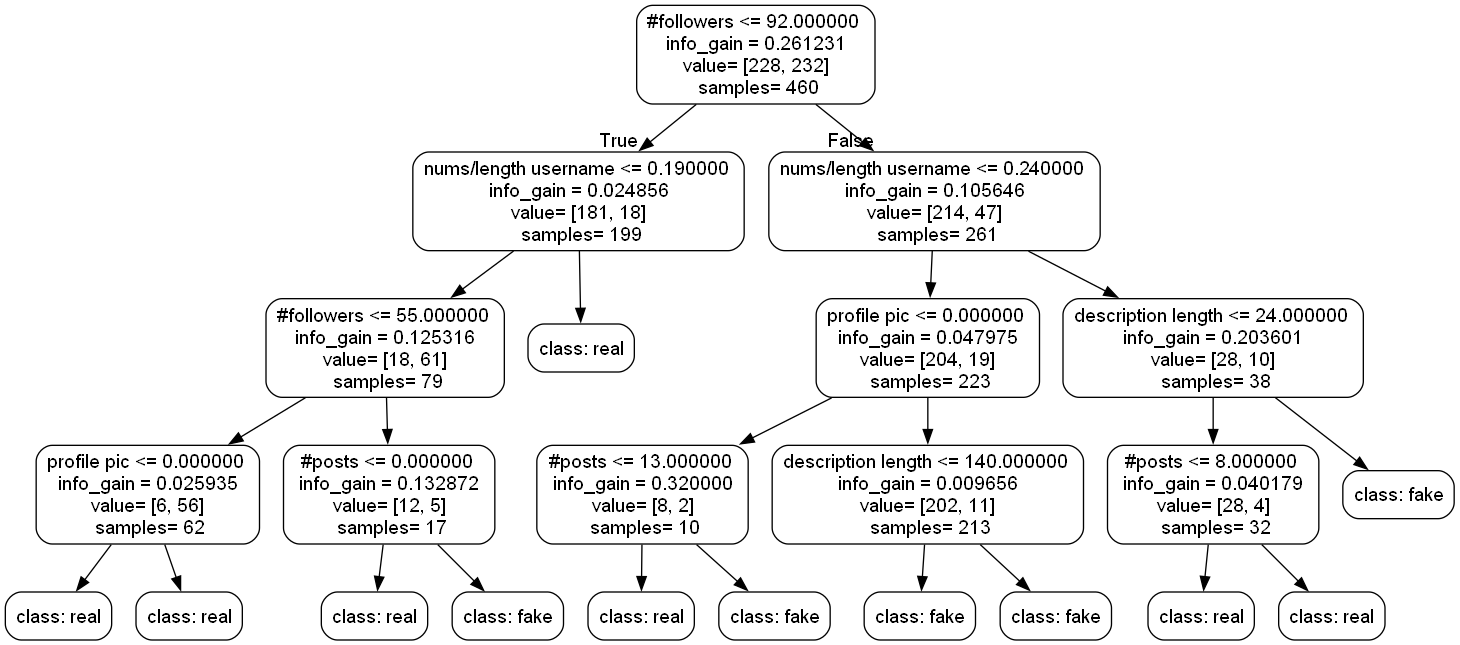

Recreate this plot in Python.
import numpy as np
import pandas as pd
from sklearn.metrics import accuracy_score
from sklearn.model_selection import train_test_split
import matplotlib.pyplot as plt
import seaborn as sns
from collections import Counter
import pydotplus

class Node():
    def __init__(self, feature_index=None, threshold=None, left=None, right=None, info_gain=None, value=None, samples=None, class_=None):
        ''' constructor ''' 
        
        # node
        # feature, threshold that used to split the node 
        self.feature_index = feature_index
        self.threshold = threshold
        # children: left, right
        self.left = left
        self.right = right
        # information gain, samples number, value of different class: to show on the graph
        self.info_gain = info_gain        
        self.samples = samples
        self.value = value
        
        # leaf: the result of the decision tree  
        self.class_ = class_



class DecisionTreeClassifier():
    def __init__(self, min_samples_split=2, max_depth=2, features=None, classes_=None):
        ''' constructor '''
        
        # initialize the tree 
        self.root = None
        
        # set the stop criterion
        self.min_samples_split = min_samples_split
        self.max_depth = max_depth
        self.features = features
        self.classes_ = classes_

    def fit(self, X, y):
        ''' function to fit model '''
        dataset = np.concatenate((X, y), axis=1)
        self.root = self.grow_tree(dataset)   

    def grow_tree(self, dataset, curr_depth=0):
        ''' recursive function to build the tree ''' 
        
        X, y = dataset[:,:-1], dataset[:,-1]
        n_samples, n_features = X.shape[0], X.shape[1]
        
        # split until stop criterion is met
        if n_samples>=self.min_samples_split and curr_depth<=self.max_depth:
            # find the best split
            best_split = self.find_best_split(dataset, n_samples, n_features)
            # check information gain > 0
            if best_split["info_gain"]>0:
                # recur left tree
                subtree_left = self.grow_tree(best_split["dataset_left"], curr_depth+1)
                # recur right tree
                subtree_right = self.grow_tree(best_split["dataset_right"], curr_depth+1)
                # return the node with best split
                return Node(feature_index=best_split["feature_index"], threshold=best_split["threshold"], 
                            left=subtree_left, right=subtree_right, info_gain=best_split["info_gain"],
                            value=best_split["value"],samples=best_split["samples"])
        
        # compute value of leaf: the value with the highest count of samples
        leaf_class_ = max(list(y), key=list(y).count)
        return Node(class_ = leaf_class_)
    
    def find_best_split(self, dataset, n_samples, n_features):
        ''' function to find the best split '''
        # initialize the best split, and the information gain
        best_split = {}
        max_info_gain = -float("inf")
        
        # loop all features
        for feature_index in range(n_features):
            feature_values = dataset[:, feature_index]
            thresholds = np.unique(feature_values)
            # loop all values of features 
            for threshold in thresholds:
                # get current split
                dataset_left, dataset_right = self.split(dataset, feature_index, threshold)
                # check if childs no null
                if len(dataset_left)>0 and len(dataset_right)>0:
                    y, y_left, y_right = dataset[:, -1], dataset_left[:, -1], dataset_right[:, -1]
                    # get current information gain
                    curr_info_gain = self.information_gain(y, y_left, y_right, "gini")
                    # update the best split if find better information gain: bigger gain -> better split
                    if curr_info_gain > max_info_gain:
                        best_split={
                            "feature_index": feature_index,
                            "threshold": threshold,
                            "dataset_left": dataset_left,
                            "dataset_right": dataset_right,
                            "info_gain": curr_info_gain,
                            "value": list(Counter(list(y)).values()),
                            "samples": n_samples
                        }
                        max_info_gain = curr_info_gain
                        
        # return the best split
        return best_split
    
    def split(self, dataset, feature_index, threshold):
        ''' function to split the data '''
        
        dataset_left = np.array([row for row in dataset if row[feature_index]<=threshold])
        dataset_right = np.array([row for row in dataset if row[feature_index]>threshold])
        return dataset_left, dataset_right
    
    def information_gain(self, parent, child_left, child_right, mode="entropy"):
        ''' function to compute information gain '''
        
        # compute the weight of childs
        weight_left = len(child_left) / len(parent)
        weight_right = len(child_right) / len(parent)

        # compute the information gain
        if mode=="gini":
            gain = self.gini(parent) - (weight_left*self.gini(child_left) + weight_right*self.gini(child_right))
        if mode == "entropy":
            gain = self.entropy(parent) - (weight_left*self.entropy(child_left) + weight_right*self.entropy(child_right))
       
        return gain
    
    def entropy(self, y):
        ''' function to compute entropy '''
        # types of classes, in this case: [0, 1]
        classes_ = np.unique(y)
        entropy = 0

        # loop all classes and compute the entropy
        for class_ in classes_:
            p_class_ = len(y[y == class_]) / len(y)
            entropy += -p_class_ * np.log2(p_class_)
        return entropy
    
    def gini(self, y):
        ''' function to compute gini index '''
        # types of classes, in this case: [0, 1]
        classes_ = np.unique(y)
        gini = 0

        # loop all classes and compute the gini
        for class_ in classes_:
            p_class_ = len(y[y == class_]) / len(y)
            gini += p_class_**2
        return 1 - gini
        
    
    def print_tree(self, tree=None, indent=" "):
        ''' function to print the tree '''
        
        if not tree:
            tree = self.root

        if tree.class_ is not None:
            print(tree.class_)

        else:
            print(self.features[tree.feature_index]+ " <= ", tree.threshold, " ,info_gain=", tree.info_gain, ' ,value=', tree.value, ' ,samples=', tree.samples)
            print("%sleft:" % (indent), end="")
            self.print_tree(tree.left, indent + indent)
            print("%sright:" % (indent), end="")
            self.print_tree(tree.right, indent + indent)
    
    
    
    def predict(self, X):
        ''' function to predict new dataset '''
        
        preditions = [self.make_prediction(x, self.root) for x in X]
        return preditions 
    
    def make_prediction(self, x, tree):
        ''' function to predict a single data point '''
        
        # if there's only one point
        if tree.class_!=None: return tree.class_

        # start to classify by comparing the feature value to the threshold
        feature_threshold = x[tree.feature_index]
        if feature_threshold <=tree.threshold:
            return self.make_prediction(x, tree.left)
        else:
            return self.make_prediction(x, tree.right)

    def plot_tree_dots(self, tree=None):

        if not tree:
            tree = self.root        

        # initialize the the dot data
        dot_data = ['''digraph Tree{
        node [shape=box, style="rounded", color="black", fontname="helvetica"] ;
        edge [fontname="helvetica"] ;''']     
        
        # count the dot 
        i_node = 0
        def generate_dot_data(tree, curr_node=0):
            nonlocal i_node           
            
            if tree.class_ is not None:
                dot_data.append('%d [label="class: %s"];'%(curr_node, self.classes_[round(tree.class_)])) 
                # i_node += 1 
                return                 
            else:         
                # append the split information       
                dot_data.append('%d [label= "%s <= %f \n info_gain = %f \n value= %s \n samples= %d"];'
                    %(curr_node, self.features[tree.feature_index], tree.threshold, tree.info_gain, str(tree.value), tree.samples))
                # arrow for node that as children
                if tree.left is not None:
                    if curr_node == 0:
                        dot_data.append('%d -> %d[headlabel = True];'%(curr_node, i_node+1))
                    else:
                        dot_data.append('%d -> %d;'%(curr_node, i_node+1)) 
                    i_node += 1                
                generate_dot_data(tree.left, i_node)  
                if tree.right is not None:
                    if curr_node == 0:
                        dot_data.append('%d -> %d[headlabel = False];'%(curr_node, i_node+1))
                    else:
                        dot_data.append('%d -> %d;'%(curr_node, i_node+1)) 
                    i_node += 1
                generate_dot_data(tree.right, i_node)            

        generate_dot_data(tree)

        # add '}' at the end of the dot data
        dot_data.append('}')

        # transform the dot data to a string
        dot_datas = '\n'.join(dot_data)
        return dot_datas
        

def preprocess_data(data):

    # all properties
    data_properties = data.columns.values.tolist() 
    print(data_properties)

    # data shape
    print(data.shape)
    print(data.head())

    # check missing data
    missing_count = len(data) - data.count()
    print("Missing values count:\n", missing_count)
    # if missing, drop the data
    data = data.dropna()

if __name__ == '__main__':
    
    # load csv file
    data = pd.read_csv("data/train.csv")
    
    # get to know data
    preprocess_data(data)

    # split train and test data
    X = data.drop(['fake'], axis = 1).values
    y = data['fake'].values.reshape(-1,1)   
    X_train, X_test, y_train, y_test = train_test_split(X, y, test_size=.2, random_state=39)

    # fit the model
    features = data.drop(['fake'], axis = 1).columns.values.tolist()
    decision_tree = DecisionTreeClassifier(min_samples_split=2, max_depth=3, features=features, classes_=['fake', 'real'])
    decision_tree.fit(X_train,y_train)
    
    # print the tree
    decision_tree.print_tree()
    dot_datas = decision_tree.plot_tree_dots()
    graph = pydotplus.graph_from_dot_data(dot_datas)
    # graph.write_dot("DT.dot")
    graph.write_png("DT.png")

    # test model
    y_predict = decision_tree.predict(X_test)
    y_predict = decision_tree.predict(X_test) 
    print(accuracy_score(y_test, y_predict))


    # test model using new datset
    data_new = pd.read_csv('data/test.csv')
    y_new = data_new['fake']
    X_new = data_new.drop(['fake'], axis = 1).values
    y_new_predict = decision_tree.predict(X_new)
    print(accuracy_score(y_new, y_new_predict))


    # accurayc -> random_state and the max_depth
    # accu = []
    # for j in range(50):
    #     for i in range(11):
    #         X_train, X_test, y_train, y_test = train_test_split(X, y, test_size=.2, random_state=j)
    #         decision_tree = DecisionTreeClassifier(min_samples_split=2, max_depth=i, features=features, classes_=['fake', 'real'])
    #         decision_tree.fit(X_train,y_train)
    #         y_new_predict = decision_tree.predict(X_new)
    #         accu.append(accuracy_score(y_new, y_new_predict))      

    #     fig = plt.figure(figsize=(12,6))
    #     plt.plot(accu,'-')
    #     plt.xlabel('max_depth')
    #     plt.ylabel('accuracy')
    #     plt.legend(['Train','Valid'])
    #     plt.title('random_state = %d'%(j))
    #     plt.savefig('random_state_max_depth/random_state_%d.png'%(j))
    #     accu = []

    # accuracy ->  the min_samples_split and the max_depth
    # accu = []
    # for j in range(2,12):
    #     for i in range(2,12):            
    #         decision_tree = DecisionTreeClassifier(min_samples_split=j, max_depth=i, features=features, classes_=['fake', 'real'])
    #         decision_tree.fit(X_train,y_train)
    #         y_new_predict = decision_tree.predict(X_new)
    #         accu.append(accuracy_score(y_new, y_new_predict))
    #     fig = plt.figure(figsize=(12,6))
    #     plt.plot(accu,'-')
    #     plt.xlabel('max_depth')
    #     plt.ylabel('accuracy')
    #     plt.xlim(2)
    #     plt.legend(['Train','Valid'])
    #     plt.title('min_samples_split = %d'%(j))
    #     plt.savefig('min_samples_split_max_depth/min_samples_split_%d.png'%(j))
    #     accu = []




